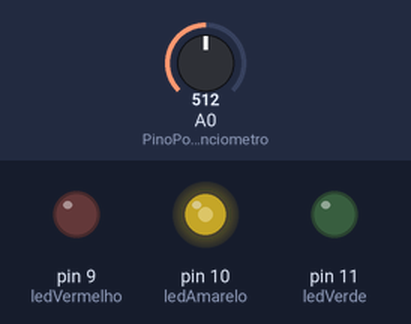
Simulated run of this sketch. Board: Arduino Uno, built with avr-gcc and run on an emulated ATmega328P. On the bench: output pins drawn as LEDs (lit = HIGH). Inputs (shaded band) come from the test bench; at power-on: A0 (PinoPotenciometro) = 512.

Above: at 1.2 s.
1.3 s: A0 (PinoPotenciometro) set to 331
At 1.6 s:
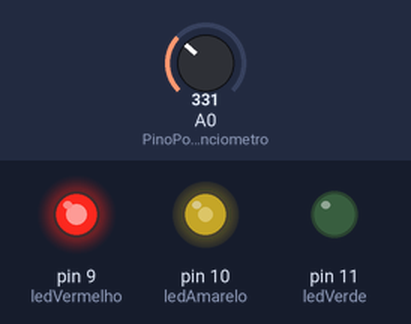
2.8 s: A0 (PinoPotenciometro) set to 351
At 4.0 s:
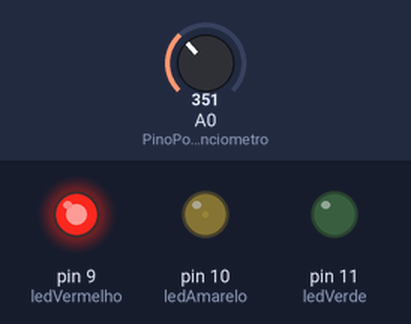
4.3 s: A0 (PinoPotenciometro) set to 122
At 5.1 s:
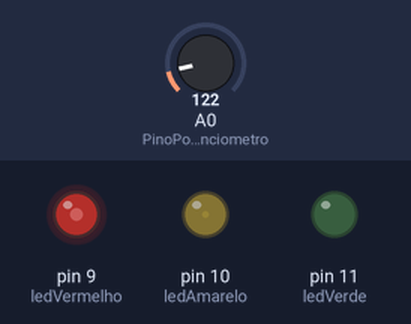
5.8 s: A0 (PinoPotenciometro) set to 0
At 6.3 s:
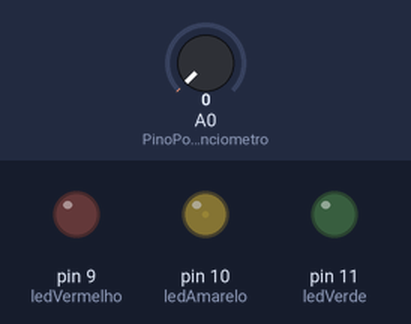
7.3 s: A0 (PinoPotenciometro) set to 692
At 8.6 s:
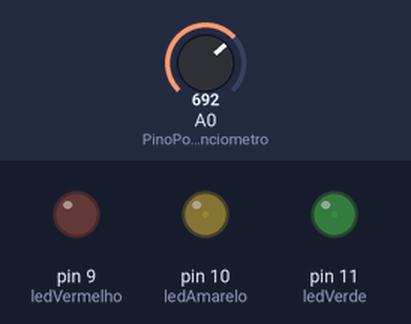
Timing chart, 0 to 9.8 s (numbered marks = the images above; inputs shaded):
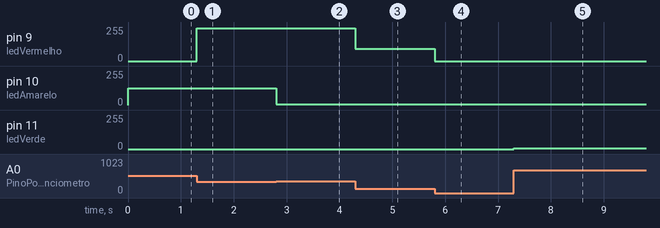

Measured:
- after the input at 1.3 s, pin 9 (ledVermelho): 0/255 → 247/255 at once
- after the input at 2.8 s, pin 10 (ledAmarelo): 127/255 → 7/255 at once
- after the input at 4.3 s, pin 9 (ledVermelho): 247/255 → 91/255 at once
- after the input at 5.8 s, pin 9 (ledVermelho): 91/255 → 0/255 at once
- after the input at 7.3 s, pin 11 (ledVerde): 0/255 → 7/255 at once

The sketch:

Dimmer.ino
```cpp
const int PinoPotenciometro = A0;
const int ledVermelho = 9;
const int ledAmarelo = 10;
const int ledVerde = 11;
int ValorPot = 0;
int pwm = 0;
void setup() {
  pinMode(ledVermelho, OUTPUT);
  pinMode(ledAmarelo, OUTPUT);
  pinMode(ledVerde, OUTPUT);
  Serial.begin(9600);
}
void loop() {
  ValorPot = analogRead(PinoPotenciometro);
  if(ValorPot <= 341){
    pwm = map(ValorPot, 0, 341, 0, 255);
    analogWrite(ledVermelho,pwm);
  }
  else if(ValorPot > 341 && ValorPot < 682){
    pwm = map(ValorPot, 341, 682, 0, 255);
    analogWrite(ledAmarelo,pwm);
  }
  else if(ValorPot >= 682){
    pwm = map(ValorPot,682, 1023, 0, 255);
    analogWrite(ledVerde,pwm);
  }


}
```
